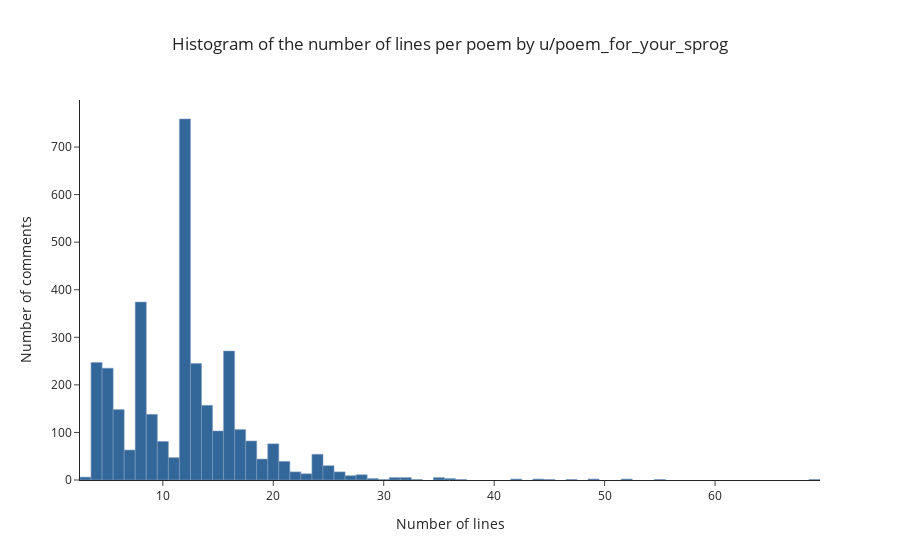

Notebook code cell kept with this figure:
### Markdown cell above
If you're done reading, let's move on to another histogram; the number of lines per poem.

### Code cell
fig = plot_histogram(
    x = df['number_of_lines'],    
    params = {'xbins':dict(size=1)},
    title = 'Histogram of the number of lines per poem by u/poem_for_your_sprog',
    xaxis_title = 'Number of lines',
    yaxis_title = 'Number of comments'
)

fig.show()
fig.write_json('plots/plot_6_hist_number_of_lines.json')

### Figure 1 — Plotly figure (JSON) as saved in the notebook; plotly's stock layout.template omitted (floating-point values rounded to 4 significant figures; data arrays with more than 128 entries replaced by an {"elided": "..."} marker saying what was removed)
{"data": [{"marker": {"color": "#336699", "line": {"color": "#7D9DBD"}}, "type": "histogram", "x": {"elided": "3408 int values"}, "xbins": {"size": 1}}], "layout": {"autosize": true, "title": {"text": "Histogram of the number of lines per poem by u/poem_for_your_sprog", "x": 0.5}, "xaxis": {"autorange": true, "range": [2.5, 69.5], "title": {"text": "Number of lines"}, "type": "linear"}, "yaxis": {"autorange": true, "range": [0, 798.9], "title": {"text": "Number of comments"}}}}
